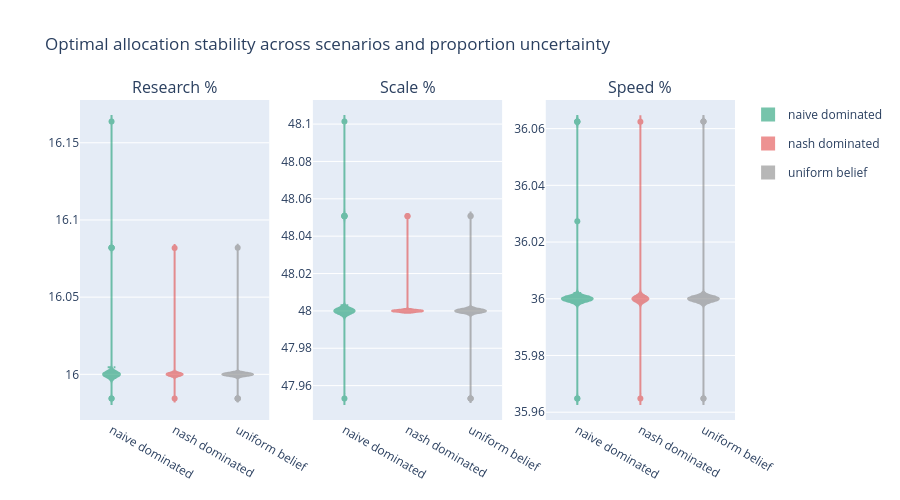

Source (notebook cell):
### Code cell
records_all = []
for name, alpha in scenarios.items():
    for _ in range(N_proportion_draws):
        props = np.random.dirichlet(alpha)
        r, sc, sp = optimize_at_fixed_proportions(props)
        records_all.append({
            "scenario": name,
            "pi_a": props[0], "pi_b": props[1], "pi_c": props[2],
            "r": r, "sc": sc, "sp": sp
        })

df_all = pd.DataFrame(records_all)

# one subplot per allocation variable, one trace per scenario
fig = make_subplots(rows=1, cols=3,
    subplot_titles=["Research %", "Scale %", "Speed %"])

colors = {"uniform belief": "#888", 
          "naive dominated": "#1D9E75",
          "nash dominated": "#E24B4A"}

for col, plot_col in [("r",1), ("sc",2), ("sp",3)]:
    for scenario_name, group in df_all.groupby("scenario"):
        fig.add_trace(go.Violin(
            y=group[col],
            name=scenario_name,
            box_visible=True,
            meanline_visible=True,
            fillcolor=colors[scenario_name],
            opacity=0.6,
            line_color=colors[scenario_name],
            legendgroup=scenario_name,
            showlegend=(col == "r")   # only show legend once
        ), row=1, col=plot_col)

fig.update_layout(
    title="Optimal allocation stability across scenarios and proportion uncertainty",
    height=500
)
fig.show()

### Figure 1 — Plotly figure (JSON) as saved in the notebook; plotly's stock layout.template omitted (floating-point values rounded to 4 significant figures)
{"data": [{"box": {"visible": true}, "fillcolor": "#1D9E75", "legendgroup": "naive dominated", "line": {"color": "#1D9E75"}, "meanline": {"visible": true}, "name": "naive dominated", "opacity": 0.6, "showlegend": true, "type": "violin", "xaxis": "x", "y": [16.0, 16.0, 16.0, 16.0, 16.0, 16.0, 16.0, 16.0, 16.0, 16.0, 16.0, 16.0, 16.0, 16.16, 16.0, 15.98, 16.0, 16.0, 16.0, 16.0, 16.0, 16.0, 16.0, 16.0, 16.0, 16.0, 16.0, 15.98, 16.0, 16.0, 16.0, 16.0, 16.0, 16.0, 16.0, 16.0, 16.0, 16.0, 16.0, 16.0, 16.0, 16.0, 16.0, 16.0, 16.0, 16.0, 16.0, 16.0, 16.0, 16.0, 16.0, 16.0, 16.0, 16.0, 16.0, 16.08, 16.0, 16.0, 16.0, 16.0, 16.0, 16.08, 16.0, 16.0, 16.0, 16.0, 16.0, 16.0, 16.08, 16.0, 16.0, 16.0, 16.0, 16.0, 16.0, 16.0, 16.0, 16.0, 16.0, 16.0, 16.0, 16.08, 16.0, 16.0, 16.0, 16.0, 16.0, 16.0, 16.0, 16.0, 16.0, 16.0, 16.0, 16.0, 16.0, 16.0, 16.0, 16.0, 16.0, 16.0], "yaxis": "y"}, {"box": {"visible": true}, "fillcolor": "#E24B4A", "legendgroup": "nash dominated", "line": {"color": "#E24B4A"}, "meanline": {"visible": true}, "name": "nash dominated", "opacity": 0.6, "showlegend": true, "type": "violin", "xaxis": "x", "y": [16.0, 16.0, 16.0, 16.0, 16.0, 16.0, 16.0, 16.0, 16.0, 16.0, 16.0, 16.0, 16.0, 16.0, 16.0, 16.0, 16.0, 16.0, 16.0, 16.0, 16.0, 16.0, 16.0, 16.0, 16.0, 16.0, 16.0, 16.0, 16.0, 16.0, 16.0, 16.0, 16.0, 16.0, 16.0, 16.0, 16.0, 16.0, 16.0, 16.0, 16.0, 15.98, 16.0, 16.0, 16.0, 16.0, 16.0, 16.0, 16.0, 16.0, 16.0, 16.0, 16.0, 16.0, 16.0, 16.0, 16.0, 16.0, 16.0, 16.0, 16.0, 16.0, 16.0, 16.0, 16.0, 16.0, 16.0, 16.0, 16.0, 16.0, 16.0, 16.0, 16.0, 16.0, 16.0, 16.0, 16.0, 16.0, 16.0, 16.08, 16.0, 16.0, 16.0, 16.0, 16.0, 16.0, 16.0, 16.0, 16.0, 16.0, 16.0, 16.0, 16.0, 16.0, 16.0, 16.0, 16.0, 16.0, 16.0, 16.0], "yaxis": "y"}, {"box": {"visible": true}, "fillcolor": "#888", "legendgroup": "uniform belief", "line": {"color": "#888"}, "meanline": {"visible": true}, "name": "uniform belief", "opacity": 0.6, "showlegend": true, "type": "violin", "xaxis": "x", "y": [16.0, 16.0, 16.0, 16.0, 16.0, 16.0, 15.98, 16.0, 16.0, 16.0, 16.0, 16.0, 16.0, 16.0, 16.0, 16.0, 16.0, 16.0, 16.0, 16.0, 16.08, 16.0, 16.0, 16.0, 16.0, 16.0, 16.0, 16.0, 16.0, 16.0, 16.0, 16.0, 16.0, 16.0, 16.0, 16.0, 16.0, 16.0, 16.0, 16.0, 16.0, 16.0, 16.0, 16.0, 16.0, 16.0, 16.0, 16.0, 16.0, 16.0, 15.98, 16.0, 16.0, 16.0, 16.0, 16.0, 16.0, 16.0, 16.0, 16.0, 16.0, 16.0, 16.0, 16.0, 16.0, 16.0, 16.0, 16.0, 16.0, 16.0, 16.0, 16.0, 15.98, 16.0, 16.0, 16.0, 16.0, 16.0, 16.0, 16.0, 16.0, 16.0, 16.0, 16.0, 16.0, 16.0, 16.0, 16.0, 16.0, 16.0, 16.0, 16.0, 16.0, 16.0, 16.0, 15.98, 16.0, 16.0, 16.0, 16.0], "yaxis": "y"}, {"box": {"visible": true}, "fillcolor": "#1D9E75", "legendgroup": "naive dominated", "line": {"color": "#1D9E75"}, "meanline": {"visible": true}, "name": "naive dominated", "opacity": 0.6, "showlegend": false, "type": "violin", "xaxis": "x2", "y": [48.0, 48.0, 48.0, 48.0, 48.0, 48.0, 48.0, 48.0, 48.0, 48.0, 48.0, 48.0, 48.0, 48.1, 48.0, 48.05, 48.0, 48.0, 48.0, 48.0, 48.0, 48.0, 48.0, 48.0, 48.0, 48.0, 48.0, 47.95, 48.0, 48.0, 48.0, 48.0, 48.0, 48.0, 48.0, 48.0, 48.0, 48.0, 48.0, 48.0, 48.0, 48.0, 48.0, 48.0, 48.0, 48.0, 48.0, 48.0, 48.0, 48.0, 48.0, 48.0, 48.0, 48.0, 48.0, 48.05, 48.0, 48.0, 48.0, 48.0, 48.0, 48.05, 48.0, 48.0, 48.0, 48.0, 48.0, 48.0, 48.05, 48.0, 48.0, 48.0, 48.0, 48.0, 48.0, 48.0, 48.0, 48.0, 48.0, 48.0, 48.0, 48.05, 48.0, 48.0, 48.0, 48.0, 48.0, 48.0, 48.0, 48.0, 48.0, 48.0, 48.0, 48.0, 48.0, 48.0, 48.0, 48.0, 48.0, 48.0], "yaxis": "y2"}, {"box": {"visible": true}, "fillcolor": "#E24B4A", "legendgroup": "nash dominated", "line": {"color": "#E24B4A"}, "meanline": {"visible": true}, "name": "nash dominated", "opacity": 0.6, "showlegend": false, "type": "violin", "xaxis": "x2", "y": [48.0, 48.0, 48.0, 48.0, 48.0, 48.0, 48.0, 48.0, 48.0, 48.0, 48.0, 48.0, 48.0, 48.0, 48.0, 48.0, 48.0, 48.0, 48.0, 48.0, 48.0, 48.0, 48.0, 48.0, 48.0, 48.0, 48.0, 48.0, 48.0, 48.0, 48.0, 48.0, 48.0, 48.0, 48.0, 48.0, 48.0, 48.0, 48.0, 48.0, 48.0, 48.05, 48.0, 48.0, 48.0, 48.0, 48.0, 48.0, 48.0, 48.0, 48.0, 48.0, 48.0, 48.0, 48.0, 48.0, 48.0, 48.0, 48.0, 48.0, 48.0, 48.0, 48.0, 48.0, 48.0, 48.0, 48.0, 48.0, 48.0, 48.0, 48.0, 48.0, 48.0, 48.0, 48.0, 48.0, 48.0, 48.0, 48.0, 48.05, 48.0, 48.0, 48.0, 48.0, 48.0, 48.0, 48.0, 48.0, 48.0, 48.0, 48.0, 48.0, 48.0, 48.0, 48.0, 48.0, 48.0, 48.0, 48.0, 48.0], "yaxis": "y2"}, {"box": {"visible": true}, "fillcolor": "#888", "legendgroup": "uniform belief", "line": {"color": "#888"}, "meanline": {"visible": true}, "name": "uniform belief", "opacity": 0.6, "showlegend": false, "type": "violin", "xaxis": "x2", "y": [48.0, 48.0, 48.0, 48.0, 48.0, 48.0, 47.95, 48.0, 48.0, 48.0, 48.0, 48.0, 48.0, 48.0, 48.0, 48.0, 48.0, 48.0, 48.0, 48.0, 48.05, 48.0, 48.0, 48.0, 48.0, 48.0, 48.0, 48.0, 48.0, 48.0, 48.0, 48.0, 48.0, 48.0, 48.0, 48.0, 48.0, 48.0, 48.0, 48.0, 48.0, 48.0, 48.0, 48.0, 48.0, 48.0, 48.0, 48.0, 48.0, 48.0, 47.95, 48.0, 48.0, 48.0, 48.0, 48.0, 48.0, 48.0, 48.0, 48.0, 48.0, 48.0, 48.0, 48.0, 48.0, 48.0, 48.0, 48.0, 48.0, 48.0, 48.0, 48.0, 47.95, 48.0, 48.0, 48.0, 48.0, 48.0, 48.0, 48.0, 48.0, 48.0, 48.0, 48.0, 48.0, 48.0, 48.0, 48.0, 48.0, 48.0, 48.0, 48.0, 48.0, 48.0, 48.0, 48.05, 48.0, 48.0, 48.0, 48.0], "yaxis": "y2"}, {"box": {"visible": true}, "fillcolor": "#1D9E75", "legendgroup": "naive dominated", "line": {"color": "#1D9E75"}, "meanline": {"visible": true}, "name": "naive dominated", "opacity": 0.6, "showlegend": false, "type": "violin", "xaxis": "x3", "y": [36.0, 36.0, 36.0, 36.0, 36.0, 36.0, 36.0, 36.0, 36.0, 36.0, 36.0, 36.0, 36.0, 36.03, 36.0, 35.96, 36.0, 36.0, 36.0, 36.0, 36.0, 36.0, 36.0, 36.0, 36.0, 36.0, 36.0, 35.96, 36.0, 36.0, 36.0, 36.0, 36.0, 36.0, 36.0, 36.0, 36.0, 36.0, 36.0, 36.0, 36.0, 36.0, 36.0, 36.0, 36.0, 36.0, 36.0, 36.0, 36.0, 36.0, 36.0, 36.0, 36.0, 36.0, 36.0, 36.06, 36.0, 36.0, 36.0, 36.0, 36.0, 36.06, 36.0, 36.0, 36.0, 36.0, 36.0, 36.0, 36.06, 36.0, 36.0, 36.0, 36.0, 36.0, 36.0, 36.0, 36.0, 36.0, 36.0, 36.0, 36.0, 36.06, 36.0, 36.0, 36.0, 36.0, 36.0, 36.0, 36.0, 36.0, 36.0, 36.0, 36.0, 36.0, 36.0, 36.0, 36.0, 36.0, 36.0, 36.0], "yaxis": "y3"}, {"box": {"visible": true}, "fillcolor": "#E24B4A", "legendgroup": "nash dominated", "line": {"color": "#E24B4A"}, "meanline": {"visible": true}, "name": "nash dominated", "opacity": 0.6, "showlegend": false, "type": "violin", "xaxis": "x3", "y": [36.0, 36.0, 36.0, 36.0, 36.0, 36.0, 36.0, 36.0, 36.0, 36.0, 36.0, 36.0, 36.0, 36.0, 36.0, 36.0, 36.0, 36.0, 36.0, 36.0, 36.0, 36.0, 36.0, 36.0, 36.0, 36.0, 36.0, 36.0, 36.0, 36.0, 36.0, 36.0, 36.0, 36.0, 36.0, 36.0, 36.0, 36.0, 36.0, 36.0, 36.0, 35.96, 36.0, 36.0, 36.0, 36.0, 36.0, 36.0, 36.0, 36.0, 36.0, 36.0, 36.0, 36.0, 36.0, 36.0, 36.0, 36.0, 36.0, 36.0, 36.0, 36.0, 36.0, 36.0, 36.0, 36.0, 36.0, 36.0, 36.0, 36.0, 36.0, 36.0, 36.0, 36.0, 36.0, 36.0, 36.0, 36.0, 36.0, 36.06, 36.0, 36.0, 36.0, 36.0, 36.0, 36.0, 36.0, 36.0, 36.0, 36.0, 36.0, 36.0, 36.0, 36.0, 36.0, 36.0, 36.0, 36.0, 36.0, 36.0], "yaxis": "y3"}, {"box": {"visible": true}, "fillcolor": "#888", "legendgroup": "uniform belief", "line": {"color": "#888"}, "meanline": {"visible": true}, "name": "uniform belief", "opacity": 0.6, "showlegend": false, "type": "violin", "xaxis": "x3", "y": [36.0, 36.0, 36.0, 36.0, 36.0, 36.0, 36.06, 36.0, 36.0, 36.0, 36.0, 36.0, 36.0, 36.0, 36.0, 36.0, 36.0, 36.0, 36.0, 36.0, 36.06, 36.0, 36.0, 36.0, 36.0, 36.0, 36.0, 36.0, 36.0, 36.0, 36.0, 36.0, 36.0, 36.0, 36.0, 36.0, 36.0, 36.0, 36.0, 36.0, 36.0, 36.0, 36.0, 36.0, 36.0, 36.0, 36.0, 36.0, 36.0, 36.0, 35.96, 36.0, 36.0, 36.0, 36.0, 36.0, 36.0, 36.0, 36.0, 36.0, 36.0, 36.0, 36.0, 36.0, 36.0, 36.0, 36.0, 36.0, 36.0, 36.0, 36.0, 36.0, 36.06, 36.0, 36.0, 36.0, 36.0, 36.0, 36.0, 36.0, 36.0, 36.0, 36.0, 36.0, 36.0, 36.0, 36.0, 36.0, 36.0, 36.0, 36.0, 36.0, 36.0, 36.0, 36.0, 35.96, 36.0, 36.0, 36.0, 36.0], "yaxis": "y3"}], "layout": {"annotations": [{"font": {"size": 16}, "showarrow": false, "text": "Research %", "x": 0.1444, "xanchor": "center", "xref": "paper", "y": 1, "yanchor": "bottom", "yref": "paper"}, {"font": {"size": 16}, "showarrow": false, "text": "Scale %", "x": 0.5, "xanchor": "center", "xref": "paper", "y": 1, "yanchor": "bottom", "yref": "paper"}, {"font": {"size": 16}, "showarrow": false, "text": "Speed %", "x": 0.8556, "xanchor": "center", "xref": "paper", "y": 1, "yanchor": "bottom", "yref": "paper"}], "height": 500, "title": {"text": "Optimal allocation stability across scenarios and proportion uncertainty"}, "xaxis": {"anchor": "y", "domain": [0, 0.2889]}, "xaxis2": {"anchor": "y2", "domain": [0.3556, 0.6444]}, "xaxis3": {"anchor": "y3", "domain": [0.7111, 1]}, "yaxis": {"anchor": "x", "domain": [0, 1]}, "yaxis2": {"anchor": "x2", "domain": [0, 1]}, "yaxis3": {"anchor": "x3", "domain": [0, 1]}}}
